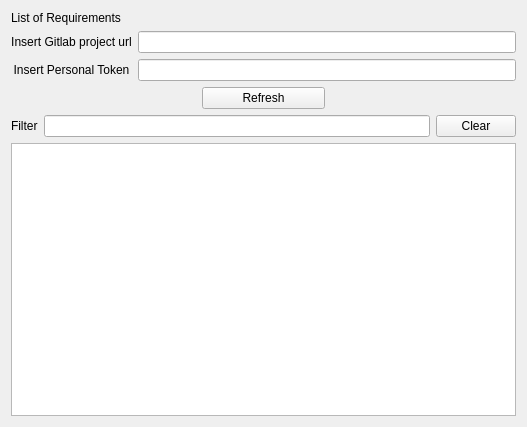
<?xml version="1.0" encoding="UTF-8"?>
<ui version="4.0">
 <class>RequirementsWidget</class>
 <widget class="QWidget" name="RequirementsWidget">
  <property name="geometry">
   <rect>
    <x>0</x>
    <y>0</y>
    <width>527</width>
    <height>427</height>
   </rect>
  </property>
  <property name="sizePolicy">
   <sizepolicy hsizetype="Fixed" vsizetype="Preferred">
    <horstretch>0</horstretch>
    <verstretch>6</verstretch>
   </sizepolicy>
  </property>
  <property name="windowTitle">
   <string>Form</string>
  </property>
  <layout class="QGridLayout" name="gridLayout_2">
   <item row="3" column="1">
    <widget class="QLineEdit" name="filterLineEdit"/>
   </item>
   <item row="1" column="0" colspan="3">
    <layout class="QGridLayout" name="gridLayout">
     <item row="0" column="0">
      <widget class="QLabel" name="UrlLabel">
       <property name="text">
        <string>Insert Gitlab project url</string>
       </property>
       <property name="alignment">
        <set>Qt::AlignCenter</set>
       </property>
      </widget>
     </item>
     <item row="0" column="1">
      <widget class="QLineEdit" name="UrlLineEdit"/>
     </item>
     <item row="1" column="0">
      <widget class="QLabel" name="TokenLabel">
       <property name="toolTip">
        <string>To create a personal access token, go to  Profile &gt; Preferences &gt; Access Tokens 
 in your gitlab server</string>
       </property>
       <property name="text">
        <string>Insert Personal Token</string>
       </property>
       <property name="alignment">
        <set>Qt::AlignCenter</set>
       </property>
      </widget>
     </item>
     <item row="1" column="1">
      <widget class="QLineEdit" name="TokenLineEdit"/>
     </item>
    </layout>
   </item>
   <item row="4" column="0" colspan="3">
    <widget class="QTableView" name="AllRequirements">
     <attribute name="horizontalHeaderStretchLastSection">
      <bool>true</bool>
     </attribute>
     <attribute name="verticalHeaderVisible">
      <bool>false</bool>
     </attribute>
    </widget>
   </item>
   <item row="0" column="0" colspan="2">
    <widget class="QLabel" name="TitleLabel">
     <property name="sizePolicy">
      <sizepolicy hsizetype="Preferred" vsizetype="Fixed">
       <horstretch>0</horstretch>
       <verstretch>3</verstretch>
      </sizepolicy>
     </property>
     <property name="text">
      <string>List of Requirements</string>
     </property>
     <property name="alignment">
      <set>Qt::AlignLeading|Qt::AlignLeft|Qt::AlignVCenter</set>
     </property>
    </widget>
   </item>
   <item row="3" column="0">
    <widget class="QLabel" name="label">
     <property name="text">
      <string>Filter</string>
     </property>
    </widget>
   </item>
   <item row="2" column="0" colspan="3">
    <layout class="QHBoxLayout" name="horizontalLayout">
     <item>
      <spacer name="horizontalSpacer">
       <property name="orientation">
        <enum>Qt::Horizontal</enum>
       </property>
       <property name="sizeHint" stdset="0">
        <size>
         <width>40</width>
         <height>20</height>
        </size>
       </property>
      </spacer>
     </item>
     <item>
      <widget class="QPushButton" name="Refresh">
       <property name="sizePolicy">
        <sizepolicy hsizetype="Fixed" vsizetype="Fixed">
         <horstretch>0</horstretch>
         <verstretch>0</verstretch>
        </sizepolicy>
       </property>
       <property name="minimumSize">
        <size>
         <width>123</width>
         <height>0</height>
        </size>
       </property>
       <property name="text">
        <string>Refresh</string>
       </property>
      </widget>
     </item>
     <item>
      <spacer name="horizontalSpacer_2">
       <property name="orientation">
        <enum>Qt::Horizontal</enum>
       </property>
       <property name="sizeHint" stdset="0">
        <size>
         <width>40</width>
         <height>20</height>
        </size>
       </property>
      </spacer>
     </item>
    </layout>
   </item>
   <item row="3" column="2">
    <widget class="QPushButton" name="clearFilterButton">
     <property name="text">
      <string>Clear</string>
     </property>
    </widget>
   </item>
  </layout>
 </widget>
 <tabstops>
  <tabstop>UrlLineEdit</tabstop>
  <tabstop>TokenLineEdit</tabstop>
  <tabstop>Refresh</tabstop>
  <tabstop>filterLineEdit</tabstop>
  <tabstop>clearFilterButton</tabstop>
  <tabstop>AllRequirements</tabstop>
 </tabstops>
 <resources/>
 <connections/>
</ui>
